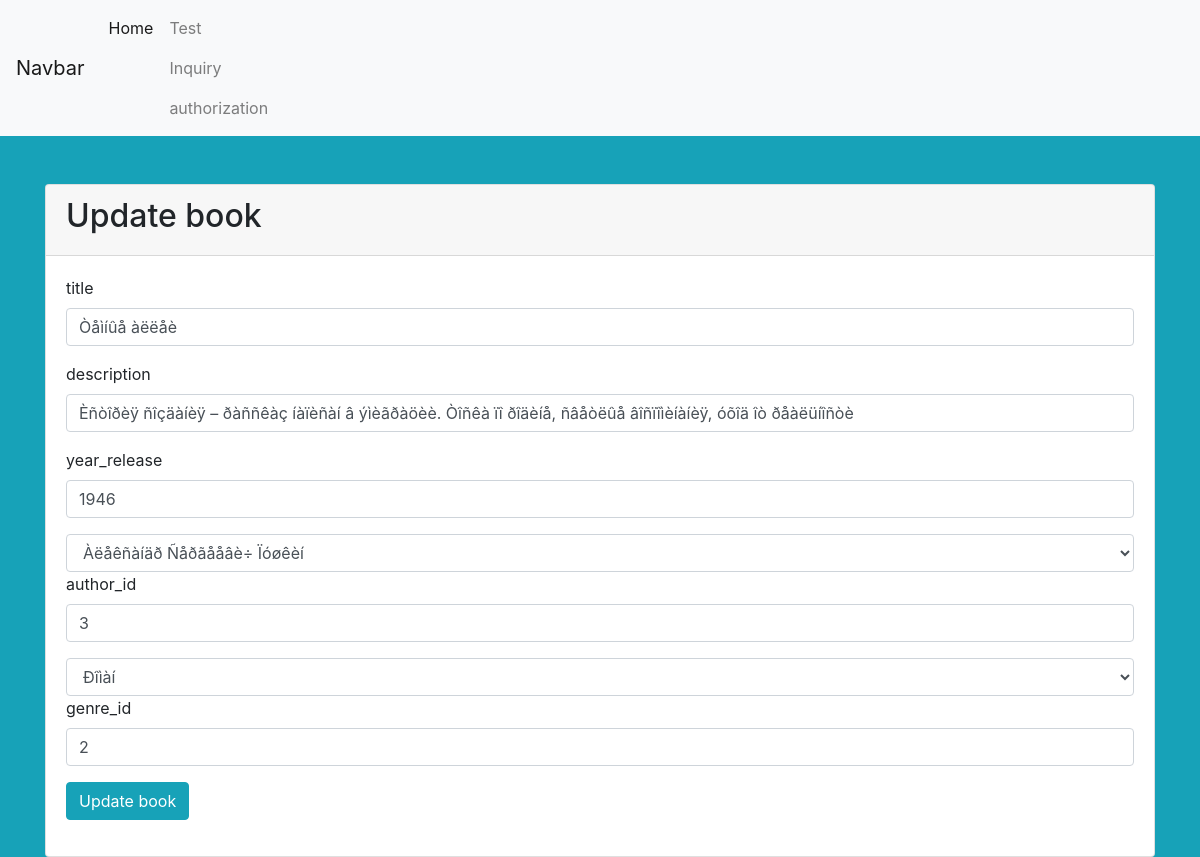
The page /edit_book.php?id=3 on the database its author committed.
### tables this page shows
CREATE TABLE books(
	id INT NOT NULL AUTO_INCREMENT,
	title varchar(120),
	description varchar(360),
	year_release varchar(4),
	author_id INT NOT NULL,
	genre_id int NOT NULL,
	PRIMARY KEY(id),
	FOREIGN KEY(author_id) REFERENCES authors(id),
	FOREIGN KEY(genre_id) REFERENCES genre(id)
);

### edit_book.php (the view, shortened to what this page needs)
<?php
require 'db.php';
$id = $_GET['id'];
$sql_genres = 'SELECT * FROM genre';
$statement_genres = $connection->prepare($sql_genres);
$statement_genres->execute();
$genres = $statement_genres->fetchAll(PDO::FETCH_OBJ);
$sql_authors = "SELECT * FROM authors";
$statement_authors = $connection->prepare($sql_authors);
$statement_authors->execute();
$authors = $statement_authors->fetchAll(PDO::FETCH_OBJ);
$sql = 'SELECT * FROM books WHERE id=:id';
$statement = $connection->prepare($sql);
$statement->execute([':id' => $id ]);
$book = $statement->fetch(PDO::FETCH_OBJ);
 ?>
<?php require 'header.php'; ?>
<div class="container">
  <div class="card mt-5">
    <div class="card-header">
      <h2>Update book</h2>
    </div>
    <div class="card-body">
      <form method="post">
        <div class="form-group">
          <label for="title">title</label>
          <input value="<?= $book->title; ?>" type="text" name="title" id="title" class="form-control">
        </div>
        <div class="form-group">
          <label for="description">description</label>
          <input type="text" value="<?= $book->description; ?>" name="description" id="description" class="form-control">
        </div>
        <div class="form-group">
          <label for="year_release">year_release</label>
          <input type="text" value="<?= $book->year_release; ?>" name="year_release" id="year_release" class="form-control">
        </div>
        <div class="form-group">
          <select onchange="myFunction(event)"   class="form-control" id="author_id_select" name = 'author_id_select'>
        <?php
          foreach($authors as $person) { ?>
            <option value="<?= $person->id; ?>"><?= $person->name;  ?></option>
        <?php
          } ?>
          </select>
          <label for="author_id">author_id</label>
          <input type="text" value="<?= $book->author_id; ?>" name="author_id" id="author_id" class="form-control">
        </div>
        <div class="form-group">
        <select onchange="myFunction_1(event)"   class="form-control" id="genre_id_select" name = 'genre_id_select'>
        <?php
          foreach($genres as $genre) { ?>
            <option value="<?= $genre->id; ?>"><?= $genre->title;  ?></option>
        <?php
          } ?>
          </select>
          <label for="genre_id">genre_id</label>
          <input type="text" value="<?= $book->genre_id; ?>" name="genre_id" id="genre_id" class="form-control">
        </div>
        <div class="form-group">
          <button type="submit" class="btn btn-info">Update book</button>
        </div>
      </form>
    </div>
  </div>
</div>
<?php require 'footer.php'; ?>

### rows shown on the page
books: title "Òåìíûå àëëåè", description "Èñòîðèÿ ñîçäàíèÿ – ðàññêàç íàïèñàí â ýìèãðàöèè. Òîñêà ïî ðîäèíå, ñâåòëûå âîñïîìèíàíèÿ, óõîä îò ðåàëüíîñòè", year_release "1946", author_id "3", genre_id "2"

### other values the page prints
form field author_id_select "Àëåêñàíäð Ñåðãååâè÷ Ïóøêèí"
form field genre_id_select "Ðîìàí"
